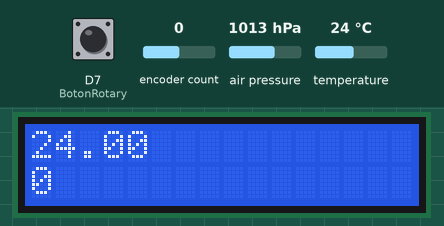
Bench run of a sketch on a simulated ESP8266 (NodeMCU). On the bench: 16×2 character LCD. Inputs (shaded band) come from the test bench; at power-on: encoder count 0, temperature 24 °C, D7 (BotonRotary) HIGH, air pressure 1013 hPa.

Above: at 2.8 s.
2.9 s: encoder count set to 1
At 3.8 s:
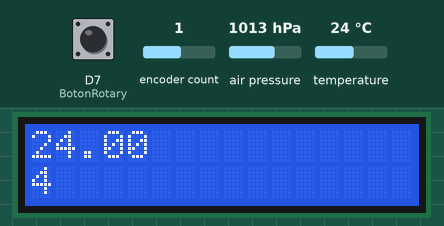
4.4 s: temperature set to 12 °C
At 5.3 s:
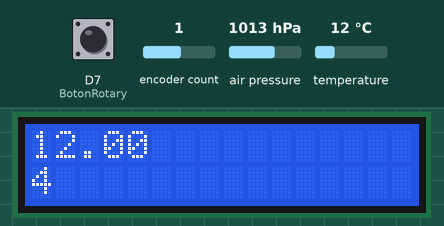
5.9 s: D7 (BotonRotary) pulled LOW for 0.15 s
At 6.7 s:
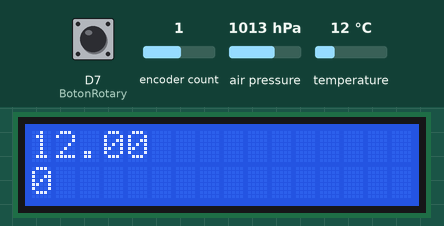
7.6 s: encoder count set to 0
At 8.8 s:
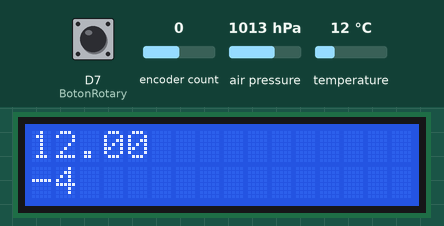
9.1 s: temperature set to 19 °C
At 10.3 s:
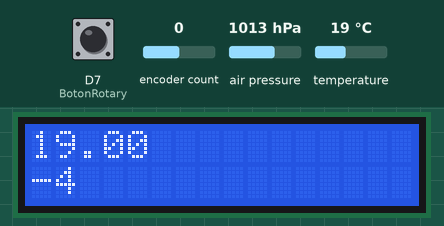
10.6 s: D7 (BotonRotary) pulled LOW for 0.15 s
At 11.7 s:
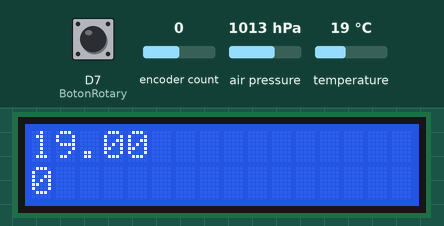
Timing chart, 0 to 13.3 s (numbered marks = the images above; inputs shaded):
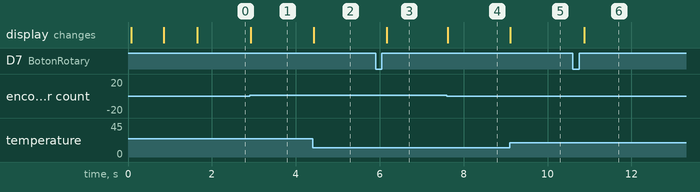

Measured:
- after the input at 2.9 s, the display: changes at once (image 1)
- after the input at 4.4 s, the display: changes at once (image 2)
- after the input at 5.9 s, the display: changes after 0.27 s (image 3)
- after the input at 7.6 s, the display: changes at once (image 4)
- after the input at 9.1 s, the display: changes at once (image 5)
- after the input at 10.6 s, the display: changes after 0.27 s (image 6)

The sketch:

MenuEncoder.ino
```cpp
#include <Encoder.h>              //Maneja el encoder
#include <Wire.h>                 //Maneja el I2C
#include <LiquidCrystal_I2C.h>    //Maneja el LCD
#include <OneButton.h>            //Maneja el boton
#include <Adafruit_Sensor.h>      //Maneja el sensor
#include <Adafruit_BMP085_U.h>    //Maneja el sensor BMP

//Creación de variables
long rotacion = 0;
long rotacionAnterior  = -999;
float temperatura;
float temperaturaAnterior = -999;

//Inicializar Dispositivos
LiquidCrystal_I2C lcd(0x27, 2, 1, 0, 4, 5, 6, 7, 3, POSITIVE);
Adafruit_BMP085_Unified BMP180 = Adafruit_BMP085_Unified(10085);

//Definición de los IO
int BotonRotary = D7;                 //SW del Rotary Encoder al pin D7
Encoder Rotador(D5, D6);              //Inicializando el EncoderRotatorio en los pines D5 y D6

//Inicializar boton
OneButton Boton0(BotonRotary, true);  //Se inicializa el boton de la librería, y se le pasa el valor

void setup() {
  Boton0.attachClick(singleClick);    //Se indica la función que va a ejecutar cuando haya un solo click

  //Inicializar la pantalla
  lcd.begin(16, 2);
  lcd.home ();
  lcd.print("AC System");
  delay(750);

  //Comprobando el estado del BMP180
  lcd.clear();
  lcd.print("--Test BMP180--");
  if (!BMP180.begin()) {
        lcd.setCursor(0, 1);
        lcd.print("Error BMP180");
        while (1);
    }else{
      lcd.setCursor(0, 1);
      lcd.print("BMP180 OK");
      delay(750);
    }
    lcd.clear();
}

void singleClick(){
  Rotador.write(0);
  rotacion = 0;
  lcd.clear();
  lcd.home();
  lcd.print(temperatura);
  lcd.setCursor(0, 1);
  lcd.print(rotacion);
}

void medirTemperatura(){
        BMP180.getTemperature(&temperatura);
        if(temperatura != temperaturaAnterior){
          lcd.home();
          lcd.print(temperatura);
          temperaturaAnterior = temperatura;
        }
}

void imprimirEncoder(long numero){
  lcd.clear();
  lcd.print(temperatura);
  lcd.setCursor(0, 1);
  lcd.print(numero);
}

void loop() {
  //Espera a un evento del BMP180
  sensors_event_t event;
  BMP180.getEvent(&event);
  if (event.pressure) {
    medirTemperatura();
  }else{
    lcd.print("Error BMP180");
  }


  Boton0.tick();                //Está a la espera de un evento en el boton
  rotacion = Rotador.read();
  if (rotacion != rotacionAnterior) {
    imprimirEncoder(rotacion);
    rotacionAnterior = rotacion;
  }

}
```
